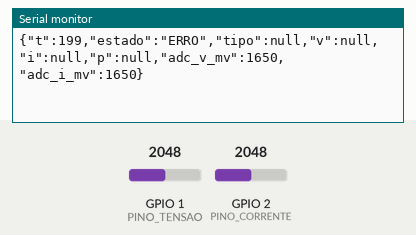
This sketch was run on a simulated ESP32. Shown: the last lines printed to the serial monitor. Inputs (shaded band) come from the test bench; at power-on: GPIO 1 (PINO_TENSAO) = 2048, GPIO 2 (PINO_CORRENTE) = 2048 (analog values on the 0–4095 scale).

Above: at 1.2 s.
1.3 s: GPIO 1 (PINO_TENSAO) set to 2866
At 1.3 s:
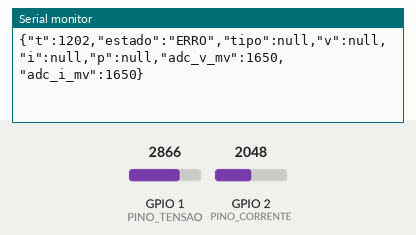
2.8 s: GPIO 2 (PINO_CORRENTE) set to 2866
At 3.9 s:
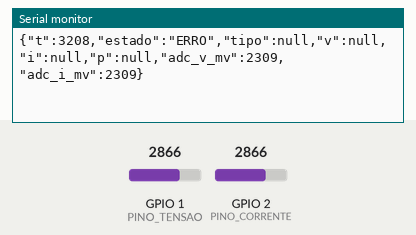
4.3 s: GPIO 1 (PINO_TENSAO) set to 3603
At 4.3 s:
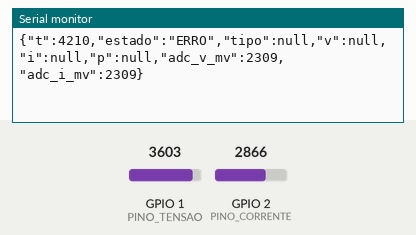
5.8 s: GPIO 2 (PINO_CORRENTE) set to 3603
At 6.5 s:
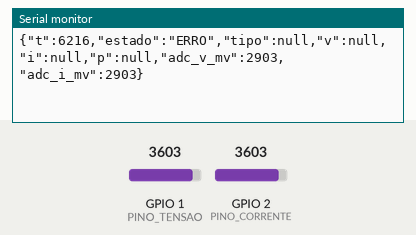
Timing chart, 0 to 8.3 s (numbered marks = the images above; inputs shaded):
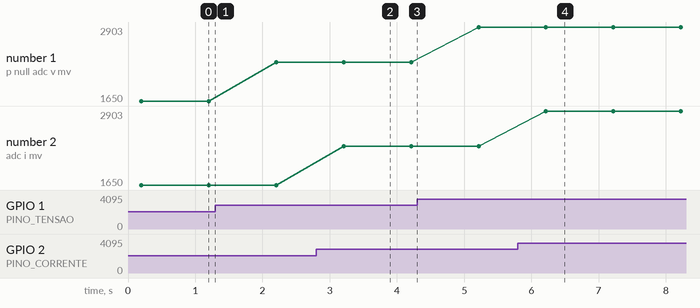

The sketch:

medidor-bancada.ino
```cpp
#include <Arduino.h>
#include "configuracao.h"

constexpr int PINO_TENSAO = 1, PINO_CORRENTE = 2;
constexpr size_t AMOSTRAS = 400;
constexpr uint32_t PERIODO_US = 500;
static double v[AMOSTRAS], i[AMOSTRAS];

void setup() {
  Serial.begin(115200);
  analogReadResolution(12);
  analogSetPinAttenuation(PINO_TENSAO, ADC_11db);
  analogSetPinAttenuation(PINO_CORRENTE, ADC_11db);
}

void loop() {
  uint32_t soma_v = 0, soma_i = 0;
  bool atrasou = false;
  uint32_t proxima = micros();
  for (size_t k = 0; k < AMOSTRAS; ++k) {
    while (static_cast<int32_t>(micros() - proxima) < 0) delayMicroseconds(10);
    if (static_cast<int32_t>(micros() - proxima) > 100) atrasou = true;
    v[k] = analogReadMilliVolts(PINO_TENSAO);
    i[k] = analogReadMilliVolts(PINO_CORRENTE);
    soma_v += static_cast<uint32_t>(v[k]);
    soma_i += static_cast<uint32_t>(i[k]);
    proxima += PERIODO_US;
  }
  ResultadoMedicao resultado{};
  // A aquisição é sequencial. Verificar tempo e fase em bancada antes de ativar.
  bool valido = !atrasou && TEMPORIZACAO_VALIDADA &&
                processar(v, i, AMOSTRAS, CONFIG, resultado);
  Serial.print("{\"t\":");
  Serial.print(static_cast<uint32_t>(millis()));
  if (valido) {
    Serial.print(",\"estado\":\"OK\",\"tipo\":\"");
    Serial.print(resultado.tipo == TipoSinal::AC ? "AC" : "DC");
    Serial.print("\",\"v\":"); Serial.print(resultado.v, 6);
    Serial.print(",\"i\":"); Serial.print(resultado.i, 6);
    Serial.print(",\"p\":"); Serial.print(resultado.p, 6);
  } else {
    Serial.print(",\"estado\":\"ERRO\",\"tipo\":null,\"v\":null,\"i\":null,\"p\":null");
  }
  Serial.print(",\"adc_v_mv\":"); Serial.print(soma_v / AMOSTRAS);
  Serial.print(",\"adc_i_mv\":"); Serial.print(soma_i / AMOSTRAS);
  Serial.println("}");
  delay(800);
}
```

medicao.h
```cpp
#ifndef SKYVOLT_MEDICAO_H
#define SKYVOLT_MEDICAO_H

#include <math.h>
#include <stddef.h>

// Entradas já calibradas em volts e ampères e amostradas em instantes comuns.
struct Estatisticas {
  double media_v, media_i, rms_v, rms_i, rms_ac_v, potencia, aparente;
};

inline bool calcular_medicao(const double *v, const double *i, size_t n,
                             Estatisticas &r) {
  if (!v || !i || n < 2) return false;
  double sv = 0, si = 0, sv2 = 0, si2 = 0, sp = 0;
  for (size_t k = 0; k < n; ++k) {
    if (!isfinite(v[k]) || !isfinite(i[k])) return false;
    sv += v[k]; si += i[k]; sv2 += v[k] * v[k];
    si2 += i[k] * i[k]; sp += v[k] * i[k];
  }
  r.media_v = sv / n; r.media_i = si / n;
  r.rms_v = sqrt(sv2 / n); r.rms_i = sqrt(si2 / n);
  // RMS da componente alternada, após remoção da média da janela.
  r.rms_ac_v = sqrt(fmax(0.0, sv2 / n - r.media_v * r.media_v));
  r.potencia = sp / n;
  r.aparente = r.rms_v * r.rms_i;
  return isfinite(r.media_v) && isfinite(r.media_i) && isfinite(r.rms_v) &&
         isfinite(r.rms_i) && isfinite(r.rms_ac_v) &&
         isfinite(r.potencia) && isfinite(r.aparente);
}

enum class TipoSinal { Indeterminado, AC, DC };

// Classificação experimental de tensão já calibrada, sem saturação, amostrada
// uniformemente. Só chamar quando o canal puder medir DC e ambos semiciclos.
// Limiares e faixa de frequência precisam ser validados para o equipamento.
inline TipoSinal classificar_sinal(const double *v, size_t n, double taxa_hz,
                                   double minimo_sinal, double maximo_ripple_dc,
                                   double histerese, double freq_min,
                                   double freq_max) {
  if (!v || n < 4 || !isfinite(taxa_hz) || !isfinite(minimo_sinal) ||
      !isfinite(maximo_ripple_dc) || !isfinite(histerese) ||
      !isfinite(freq_min) || !isfinite(freq_max) || taxa_hz <= 0 ||
      minimo_sinal <= 0 || maximo_ripple_dc < 0 || histerese <= 0 ||
      freq_min <= 0 || freq_max <= freq_min || taxa_hz <= 2 * freq_max)
    return TipoSinal::Indeterminado;
  double soma = 0;
  for (size_t k = 0; k < n; ++k) {
    if (!isfinite(v[k])) return TipoSinal::Indeterminado;
    soma += v[k];
  }
  double media = soma / n, soma2 = 0;
  if (!isfinite(media)) return TipoSinal::Indeterminado;
  int lado = 0;
  size_t cruzamentos = 0;
  for (size_t k = 0; k < n; ++k) {
    double d = v[k] - media;
    soma2 += d * d;
    int novo = d > histerese ? 1 : (d < -histerese ? -1 : 0);
    if (novo && lado && novo != lado) ++cruzamentos;
    if (novo) lado = novo;
  }
  double ripple = sqrt(soma2 / n);
  if (!isfinite(ripple)) return TipoSinal::Indeterminado;
  // Exigir janela suficientemente longa para estimar mais de dois ciclos.
  double duracao = (n - 1) / taxa_hz;
  if (duracao < 2.0 / freq_min) return TipoSinal::Indeterminado;
  if (ripple <= maximo_ripple_dc && fabs(media) >= minimo_sinal)
    return TipoSinal::DC;
  double frequencia = cruzamentos / (2.0 * duracao);
  if (ripple >= minimo_sinal && cruzamentos >= 4 &&
      frequencia >= freq_min && frequencia <= freq_max &&
      fabs(media) < minimo_sinal)
    return TipoSinal::AC;
  return TipoSinal::Indeterminado;
}

#endif
```

processamento.h
```cpp
#ifndef SKYVOLT_PROCESSAMENTO_H
#define SKYVOLT_PROCESSAMENTO_H

#include "medicao.h"

struct ConfigMedicao {
  bool calibracao_validada, canal_bipolar;
  double ganho_v, offset_v, ganho_i, offset_i;
  double adc_min_mv, adc_max_mv, taxa_hz, minimo_sinal, ripple_dc;
  double histerese, freq_min, freq_max;
};

struct ResultadoMedicao {
  TipoSinal tipo;
  double v, i, p;
};

// Buffers mutáveis são convertidos de mV de ADC para grandezas físicas.
inline bool processar(double *v, double *i, size_t n, const ConfigMedicao &c,
                      ResultadoMedicao &saida) {
  saida.tipo = TipoSinal::Indeterminado;
  if (!c.calibracao_validada || !c.canal_bipolar || !v || !i || n < 4 ||
      !isfinite(c.ganho_v) || !isfinite(c.offset_v) ||
      !isfinite(c.ganho_i) || !isfinite(c.offset_i) ||
      c.ganho_v == 0 || c.ganho_i == 0 || !isfinite(c.adc_min_mv) ||
      !isfinite(c.adc_max_mv) || c.adc_min_mv >= c.adc_max_mv) return false;
  for (size_t k = 0; k < n; ++k) {
    if (!isfinite(v[k]) || !isfinite(i[k]) || v[k] <= c.adc_min_mv ||
        v[k] >= c.adc_max_mv || i[k] <= c.adc_min_mv || i[k] >= c.adc_max_mv)
      return false;
    v[k] = c.ganho_v * v[k] + c.offset_v;
    i[k] = c.ganho_i * i[k] + c.offset_i;
  }
  Estatisticas e{};
  if (!calcular_medicao(v, i, n, e)) return false;
  saida.tipo = classificar_sinal(v, n, c.taxa_hz, c.minimo_sinal, c.ripple_dc,
                                 c.histerese, c.freq_min, c.freq_max);
  if (saida.tipo == TipoSinal::Indeterminado) return false;
  saida.v = saida.tipo == TipoSinal::AC ? e.rms_v : e.media_v;
  saida.i = saida.tipo == TipoSinal::AC ? e.rms_i : e.media_i;
  saida.p = e.potencia;
  return true;
}

#endif
```

configuracao.h
```cpp
#ifndef SKYVOLT_CONFIGURACAO_H
#define SKYVOLT_CONFIGURACAO_H
#include "processamento.h"

// Exemplos para desenvolvimento; não são calibração ou validação.
constexpr bool TEMPORIZACAO_VALIDADA = false;
const ConfigMedicao CONFIG = {
    false, false, 1.0, 0.0, 1.0, 0.0,
    100.0, 3000.0, 2000.0, 2.0, 0.1, 0.5, 55.0, 65.0
};
#endif
```

Measured:
- after the input at 2.8 s, the serial monitor: prints a new line after 0.41 s (image 2)
- after the input at 5.8 s, the serial monitor: prints a new line after 0.42 s (image 4)
- plotted number 1: 1650 → 2309 after the input at 1.3 s, 2309 → 2903 after the input at 4.3 s
